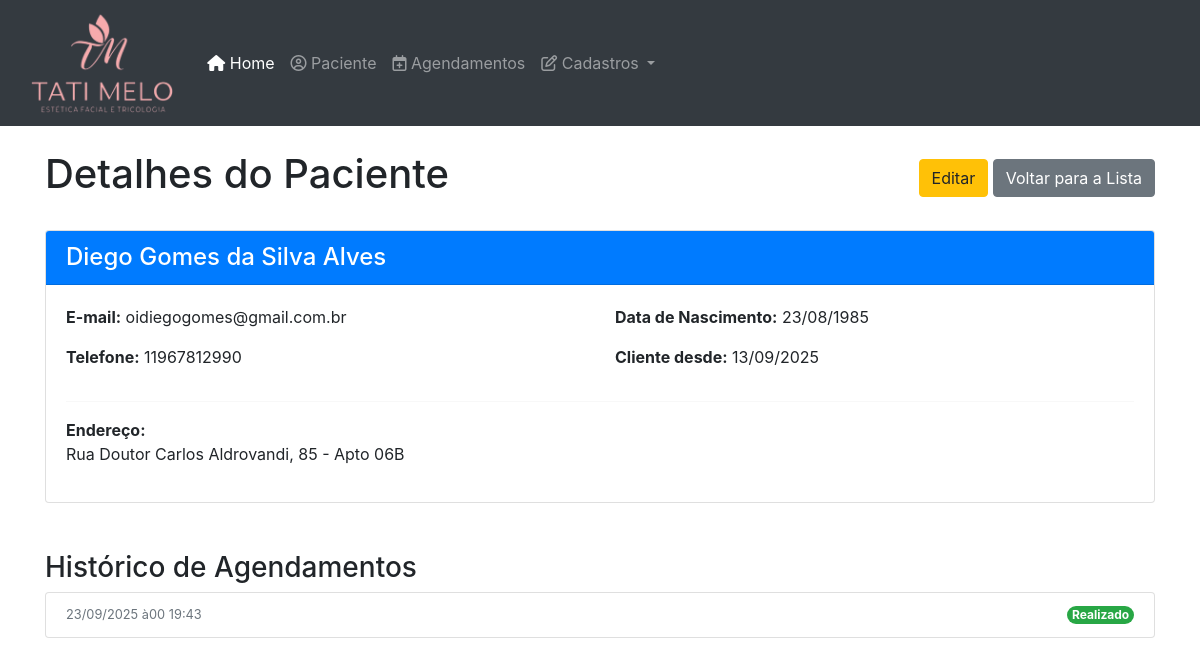
/pacientes/1/, run on the app's committed database.
### clinica/models.py (models this page shows, shortened)
class Paciente(models.Model):
    nome = models.CharField(max_length=100)
    data_nascimento = models.DateField(verbose_name="Data de Nascimento")
    telefone = models.CharField(max_length=20, unique=True)
    email = models.EmailField(max_length=100, unique=True, verbose_name="E-mail")
    endereco = models.TextField(blank=True, null=True, verbose_name="Endereço")
    data_cadastro = models.DateTimeField(default=timezone.now, verbose_name="Data de Cadastro")
    class Meta:
        verbose_name = "Paciente"
        verbose_name_plural = "Pacientes"
        ordering = ['nome']

class Agendamento(models.Model):
    STATUS_CHOICES = (
        ('agendado', 'Agendado'),
        ('realizado', 'Realizado'),
        ('cancelado', 'Cancelado'),
    )
    paciente = models.ForeignKey(Paciente, on_delete=models.CASCADE, related_name="agendamentos")
    procedimentos = models.ManyToManyField(Procedimento, related_name="agendamentos")
    data_hora = models.DateTimeField(verbose_name="Data e Hora do Agendamento")
    status = models.CharField(max_length=10, choices=STATUS_CHOICES, default='agendado')
    observacoes = models.TextField(blank=True, null=True, verbose_name="Observações")
    procedimento_realizado = models.BooleanField(default=False, verbose_name="Procedimento já foi realizado?")
    valor_total = models.DecimalField(max_digits=8, decimal_places=2, verbose_name="Valor Total", default=0.00)
    class Meta:
        verbose_name = "Agendamento"
        verbose_name_plural = "Agendamentos"
        ordering = ['-data_hora']

### clinica/views.py (the view)
# urls.py: path('pacientes/<int:pk>/', PacienteDetailView.as_view(), name='paciente_detail'),
class PacienteDetailView(DetailView):
    model = Paciente
    template_name = 'clinica/paciente_detail.html'
    context_object_name = 'paciente'

### templates/clinica/paciente_detail.html (shortened to what this page needs)
{% extends 'base.html' %}
{% block content %}
    <div class="d-flex justify-content-between align-items-center mb-4">
        <h1>Detalhes do Paciente</h1>
        <div>
            <a href="{% url 'paciente_update' paciente.pk %}" class="btn btn-warning">Editar</a>
            <a href="{% url 'paciente_list' %}" class="btn btn-secondary">Voltar para a Lista</a>
        </div>
    </div>
    <div class="card">
        <div class="card-header bg-primary text-white">
            <h4 class="mb-0">{{ paciente.nome }}</h4>
        </div>
        <div class="card-body">
            <div class="row">
                <div class="col-md-6">
                    <p><strong>E-mail:</strong> {{ paciente.email }}</p>
                    <p><strong>Telefone:</strong> {{ paciente.telefone }}</p>
                </div>
                <div class="col-md-6">
                    <p><strong>Data de Nascimento:</strong> {{ paciente.data_nascimento|date:"d/m/Y" }}</p>
                    <p><strong>Cliente desde:</strong> {{ paciente.data_cadastro|date:"d/m/Y" }}</p>
                </div>
            </div>
            {% if paciente.endereco %}
                <hr>
                <p><strong>Endereço:</strong><br>{{ paciente.endereco|linebreaksbr }}</p>
            {% endif %}
        </div>
    </div>
    <h3 class="mt-5">Histórico de Agendamentos</h3>
    {% with agendamentos=paciente.agendamentos.all %}
        {% if agendamentos %}
            <ul class="list-group">
                {% for agendamento in agendamentos %}
                    <li class="list-group-item d-flex justify-content-between align-items-center">
                        <div>
                            <small class="d-block text-muted">{{ agendamento.data_hora|date:"d/m/Y às H:i" }}</small>
                        </div>
                        <span class="badge
                            {% if agendamento.status == 'realizado' %}bg-success
                            {% elif agendamento.status == 'cancelado' %}bg-danger
                            {% else %}bg-info{% endif %} rounded-pill">
                            {{ agendamento.get_status_display }}
                        </span>
                    </li>
                {% endfor %}
            </ul>
        {% else %}
            <div class="alert alert-info">
                Este paciente ainda não possui agendamentos.
            </div>
        {% endif %}
    {% endwith %}
{% endblock %}

### data on the page
Paciente: nome "Diego Gomes da Silva Alves", email "oidiegogomes@gmail.com.br", telefone "11967812990", data_nascimento "23/08/1985", data_cadastro "13/09/2025", endereco "Rua Doutor Carlos Aldrovandi, 85 - Apto 06B"
Agendamento: data_hora "23/09/2025 à00 19:43", status "Realizado"
